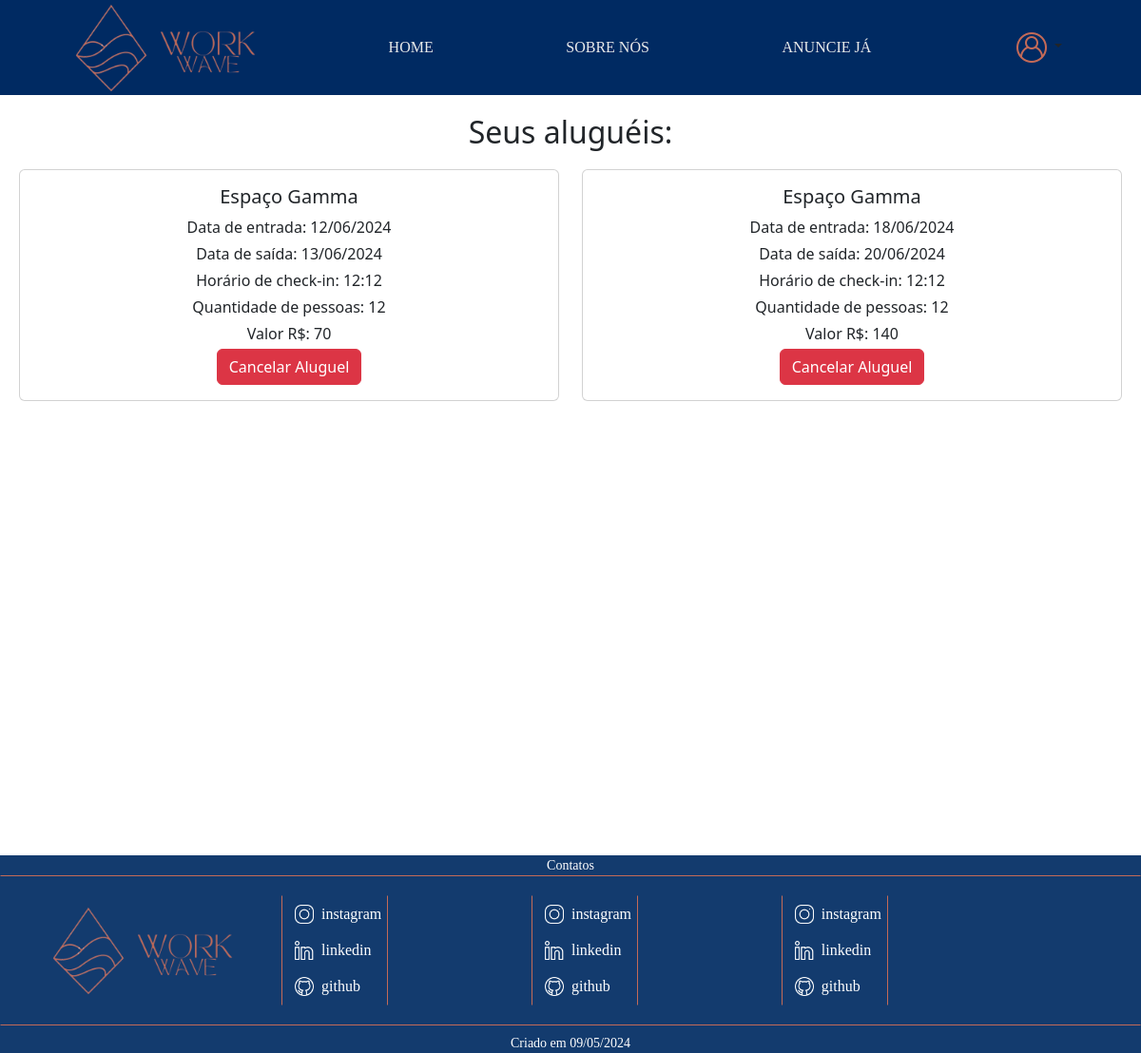
Before: /usuario/AlugueisFeitos.php (signed in) with the older database file.
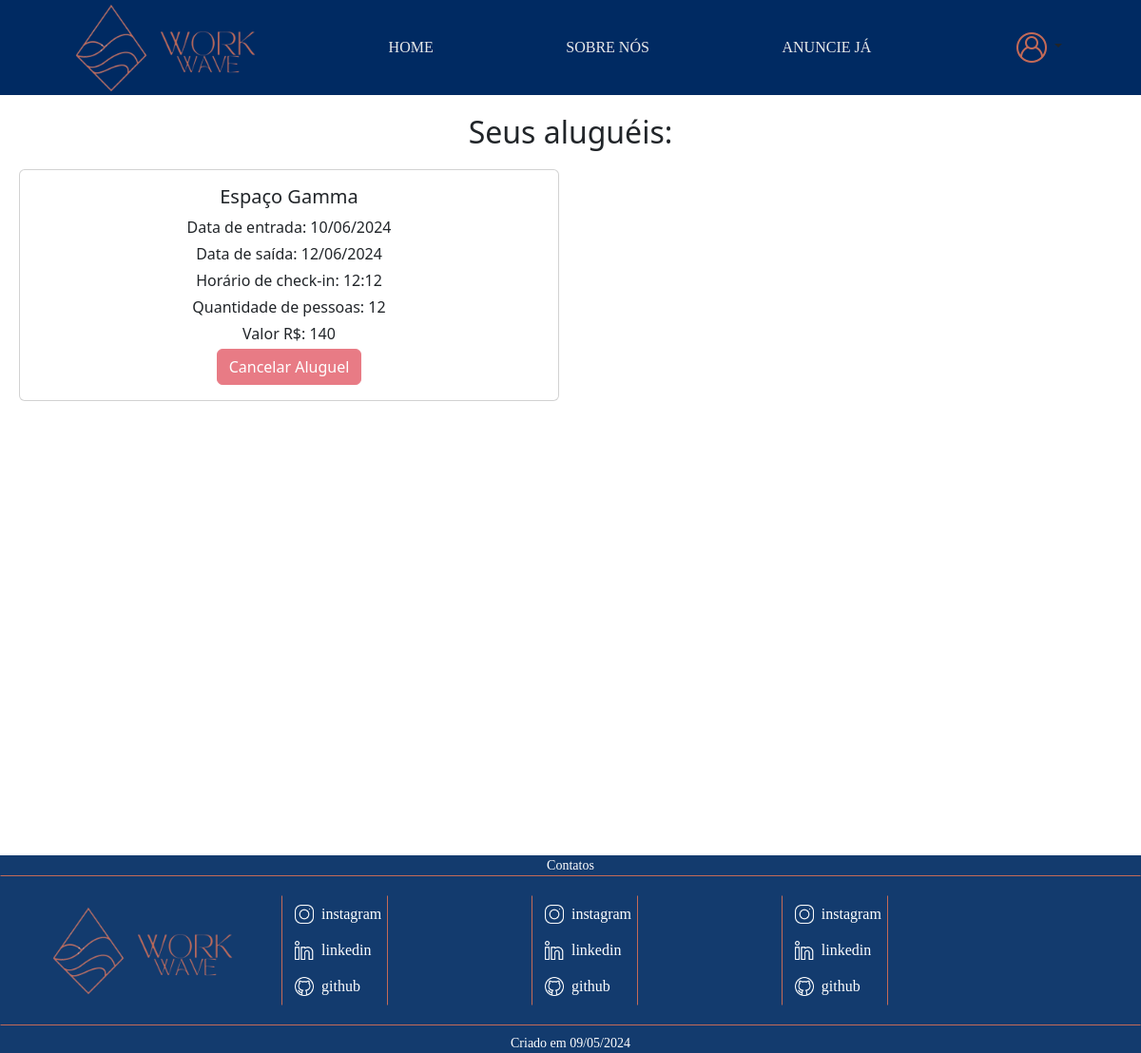
After: the same page with the newer database file.
### tables this page shows
CREATE TABLE `alugar` (
  `AluId` int(11) NOT NULL,
  `AluDataEntrada` date NOT NULL,
  `AluDataSaida` date NOT NULL,
  `OcuId` int(11) NOT NULL,
  `EspId` int(11) NOT NULL,
  `AluPago` tinyint(1) DEFAULT NULL,
  `AluQuantidadePessoas` int(11) DEFAULT NULL,
  `AluHorarioCheckIn` time DEFAULT NULL,
  `AluValor` double(10,2) DEFAULT NULL
);

CREATE TABLE `espacodados` (
  `EspId` int(11) NOT NULL,
  `EspNome` varchar(255) NOT NULL,
  `EspEndereco` varchar(255) NOT NULL,
  `EspDescricao` mediumtext NOT NULL,
  `EspCapacidade` int(11) NOT NULL,
  `EspDisponibilidade` tinyint(1) DEFAULT 1,
  `EspDataCadastro` date NOT NULL,
  `ProId` int(11) NOT NULL,
  `EspImg` varchar(255) DEFAULT NULL,
  `EspPreco` decimal(10,2) DEFAULT NULL,
  `SerId` int(11) DEFAULT NULL,
  `EspCongelado` tinyint(1) DEFAULT 0
);

### usuario/AlugueisFeitos.php (the view, shortened to what the changed rows need)
<?php
require('../validadores/conectaBanco.php');
if (isset($_SESSION['usuario_validado']) && $_SESSION['usuario_validado'] == true) {
    $UsuarioId = $_SESSION['UsuarioId'];
    $sql = "SELECT a.AluId, e.EspNome, a.AluDataEntrada, a.AluDataSaida, a.AluQuantidadePessoas, a.AluHorarioCheckIn, a.AluValor
            FROM alugar AS a
            INNER JOIN espacodados AS e ON a.EspId = e.EspId
            WHERE a.OcuId = :UsuarioId";
    $stmt = $conexao->prepare($sql);
    $stmt->bindParam(':UsuarioId', $UsuarioId, PDO::PARAM_INT);
    $stmt->execute();
    if ($stmt->rowCount() > 0) {
        $resultado = $stmt->fetchAll(PDO::FETCH_ASSOC);
    } else {
        $resultado = [];
    }
}
?>
<!DOCTYPE html>
<html lang="en">
<head>
    <link href="https://cdn.jsdelivr.net/npm/bootstrap@5.3.3/dist/css/bootstrap.min.css" rel="stylesheet">
    <link rel="stylesheet" href="../css/Style.css">
</head>
<body>
    <div class="conteudo">
        <h2 style="margin-bottom: 20px;">Seus aluguéis:</h2>
        <div class="row">
            <?php
            foreach ($resultado as $aluguel) {
                $dataAtual = date('Y-m-d');
                    ?>
                    <div class="col-md-6">
                        <div class="card mb-3">
                            <div class="card-body">
                                <h5 class="card-title"><?php echo $aluguel['EspNome']; ?></h5>
                                <p class="card-text mb-1">Data de entrada: <?php echo date('d/m/Y', strtotime($aluguel['AluDataEntrada'])); ?></p>
                                <p class="card-text mb-1">Data de saída: <?php echo date('d/m/Y', strtotime($aluguel['AluDataSaida'])); ?></p>
                                <p class="card-text mb-1">Horário de check-in: <?php echo date('H:i', strtotime($aluguel['AluHorarioCheckIn'])); ?></p>
                                <p class="card-text mb-1">Quantidade de pessoas: <?php echo $aluguel['AluQuantidadePessoas']; ?></p>
                                <p class="card-text mb-1">Valor R$: <?php echo $aluguel['AluValor']; ?></p>
                                <?php
                                if ($aluguel['AluDataEntrada'] > $dataAtual) {
                                    ?>
                                    <form action="../validadores/CancelarAluguel.php" method="POST" onsubmit="return confirm('Tem certeza de que deseja cancelar este aluguel?');">
                                        <button type="submit" class="btn btn-danger">Cancelar Aluguel</button>
                                    </form>
                                <?php
                                } else {
                                    ?>
                                    <button type="button" class="btn btn-danger" disabled>Cancelar Aluguel</button>
                                <?php
                                }
                                ?>
                            </div>
                        </div>
                    </div>
            <?php
            }
            ?>
        </div>
    </div>
</body>
</html>

Changed rows visible on the page:
removed alugar: EspId.EspNome "Espaço Gamma", AluDataEntrada "12/06/2024", AluDataSaida "13/06/2024", AluHorarioCheckIn "12:12", AluQuantidadePessoas "12", AluValor "70"
removed alugar: EspId.EspNome "Espaço Gamma", AluDataEntrada "18/06/2024", AluDataSaida "20/06/2024", AluHorarioCheckIn "12:12", AluQuantidadePessoas "12", AluValor "140"
added alugar: EspId.EspNome "Espaço Gamma", AluDataEntrada "10/06/2024", AluDataSaida "12/06/2024", AluHorarioCheckIn "12:12", AluQuantidadePessoas "12", AluValor "140", shows "Cancelar Aluguel"
